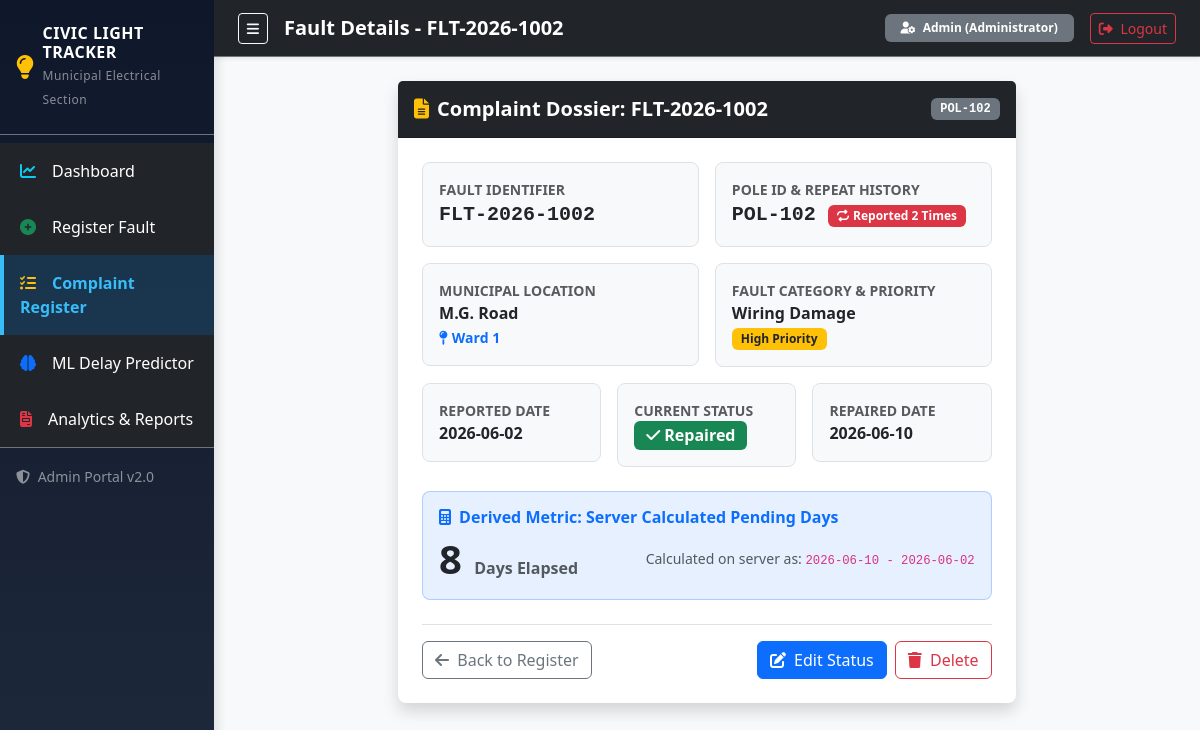
Screenshot of /complaints/2 (signed in) with the database file from the repository.
### tables this page shows
CREATE TABLE complaints (
    id INTEGER PRIMARY KEY AUTOINCREMENT,
    fault_id TEXT UNIQUE NOT NULL,
    pole_id TEXT NOT NULL,
    ward TEXT NOT NULL,
    street TEXT NOT NULL,
    reported_date DATE NOT NULL,
    fault_type TEXT NOT NULL,
    status TEXT NOT NULL DEFAULT 'Pending',
    repaired_date DATE,
    need_attention INTEGER DEFAULT 0,
    priority TEXT DEFAULT 'Medium',
    created_at TIMESTAMP DEFAULT CURRENT_TIMESTAMP
);

### blueprints/complaints.py (the view)
@complaints_bp.route('/complaints/<int:complaint_id>')
@login_required
def complaint_details(complaint_id):
    conn = get_db_connection()
    row = conn.execute("SELECT * FROM complaints WHERE id = ?", (complaint_id,)).fetchone()
    if not row:
        conn.close()
        flash("Complaint not found.", 'danger')
        return redirect(url_for('complaints.list_complaints'))
    c = dict(row)
    c['pending_days'] = calculate_pending_days(c['reported_date'], c['repaired_date'], c['status'])
    pole_history_count = conn.execute("SELECT COUNT(*) FROM complaints WHERE pole_id = ?", (c['pole_id'],)).fetchone()[0]
    conn.close()
    return render_template('complaint_details.html', complaint=c, pole_history_count=pole_history_count, statuses=STATUSES)

### blueprints/auth.py (called while the page is built)
def login_required(f):
    @wraps(f)
    def decorated_function(*args, **kwargs):
        if 'user_id' not in session:
            flash('Please log in to access this page.', 'warning')
            return redirect(url_for('auth.login', next=request.url))
        return f(*args, **kwargs)
    return decorated_function

### database.py (called while the page is built)
def get_db_connection():
    conn = sqlite3.connect(Config.DATABASE)
    conn.row_factory = sqlite3.Row
    return conn

def calculate_pending_days(reported_date_str, repaired_date_str=None, status='Pending'):
    if not reported_date_str:
        return 0
    try:
        rep_date = datetime.strptime(str(reported_date_str).strip(), '%Y-%m-%d').date()
    except (ValueError, TypeError):
        return 0
    if status == 'Repaired' and repaired_date_str and str(repaired_date_str).strip():
        try:
            fix_date = datetime.strptime(str(repaired_date_str).strip(), '%Y-%m-%d').date()
            diff = (fix_date - rep_date).days
            return max(0, diff)
        except (ValueError, TypeError):
            pass
    today = datetime.now().date()
    diff = (today - rep_date).days
    return max(0, diff)

### templates/complaint_details.html (shortened to what this page needs)
{% extends "base.html" %}
{% block header_title %}Fault Details - {{ complaint.fault_id }}{% endblock %}
{% block content %}
<div class="row g-4 justify-content-center">
    <div class="col-lg-8">
        <div class="card shadow border-0 rounded-3 mb-4">
            <div class="card-header bg-dark text-white p-3 d-flex align-items-center justify-content-between">
                <h5 class="fw-bold mb-0">
                    <i class="fa-solid fa-file-lines me-2 text-warning"></i>Complaint Dossier: {{ complaint.fault_id }}
                </h5>
                <span class="badge bg-secondary font-monospace">{{ complaint.pole_id }}</span>
            </div>
            <div class="card-body p-4">
                {% if is_edit %}
                <form method="POST" action="{{ url_for('complaints.edit_complaint', complaint_id=complaint.id) }}">
                    <h6 class="fw-bold text-primary mb-3"><i class="fa-solid fa-pen-to-square me-2"></i>Update Complaint Record</h6>
                    <div class="row g-3 mb-3">
                        <div class="col-md-6">
                            <label class="form-label fw-semibold">Ward</label>
                            <select class="form-select" name="ward" required>
                                {% for w in wards %}
                                <option value="{{ w }}" {% if complaint.ward == w %}selected{% endif %}>{{ w }}</option>
                                {% endfor %}
                            </select>
                        </div>
                        <div class="col-md-6">
                            <label class="form-label fw-semibold">Street</label>
                            <input type="text" class="form-control" name="street" value="{{ complaint.street }}" required>
                        </div>
                        <div class="col-md-6">
                            <label class="form-label fw-semibold">Fault Category</label>
                            <select class="form-select" name="fault_type" required>
                                {% for ft in fault_types %}
                                <option value="{{ ft }}" {% if complaint.fault_type == ft %}selected{% endif %}>{{ ft }}</option>
                                {% endfor %}
                            </select>
                        </div>
                        <div class="col-md-6">
                            <label class="form-label fw-semibold">Status</label>
                            <select class="form-select" name="status" required>
                                {% for st in statuses %}
                                <option value="{{ st }}" {% if complaint.status == st %}selected{% endif %}>{{ st }}</option>
                                {% endfor %}
                            </select>
                        </div>
                        <div class="col-md-6">
                            <label class="form-label fw-semibold">Repaired Date</label>
                            <input type="date" class="form-control" name="repaired_date" value="{{ complaint.repaired_date or '' }}">
                        </div>
                    </div>
                    <div class="d-flex justify-content-end gap-2 pt-3 border-top">
                        <a href="{{ url_for('complaints.complaint_details', complaint_id=complaint.id) }}" class="btn btn-outline-secondary">Cancel</a>
                        <button type="submit" class="btn btn-primary fw-bold">Save Changes</button>
                    </div>
                </form>
                {% else %}
                <div class="row g-3 mb-4">
                    <div class="col-md-6">
                        <div class="p-3 bg-light rounded-3 border">
                            <small class="text-muted text-uppercase fw-semibold d-block">Fault Identifier</small>
                            <span class="fs-5 fw-bold text-dark font-monospace">{{ complaint.fault_id }}</span>
                        </div>
                    </div>
                    <div class="col-md-6">
                        <div class="p-3 bg-light rounded-3 border">
                            <small class="text-muted text-uppercase fw-semibold d-block">Pole ID & Repeat History</small>
                            <span class="fs-5 fw-bold text-dark font-monospace me-2">{{ complaint.pole_id }}</span>
                            {% if pole_history_count > 1 %}
                            <span class="badge bg-danger"><i class="fa-solid fa-repeat me-1"></i>Reported {{ pole_history_count }} Times</span>
                            {% else %}
                            <span class="badge bg-success">First Report</span>
                            {% endif %}
                        </div>
                    </div>
                    <div class="col-md-6">
                        <div class="p-3 bg-light rounded-3 border">
                            <small class="text-muted text-uppercase fw-semibold d-block">Municipal Location</small>
                            <div class="fw-bold text-dark fs-6">{{ complaint.street }}</div>
                            <small class="text-primary fw-semibold"><i class="fa-solid fa-map-pin me-1"></i>{{ complaint.ward }}</small>
                        </div>
                    </div>
                    <div class="col-md-6">
                        <div class="p-3 bg-light rounded-3 border">
                            <small class="text-muted text-uppercase fw-semibold d-block">Fault Category & Priority</small>
                            <div class="fw-bold text-dark fs-6">{{ complaint.fault_type }}</div>
                            <span class="badge {% if complaint.priority == 'Critical' %}bg-danger{% elif complaint.priority == 'High' %}bg-warning text-dark{% else %}bg-secondary{% endif %}">
                                {{ complaint.priority or 'Medium' }} Priority
                            </span>
                        </div>
                    </div>
                    <div class="col-md-4">
                        <div class="p-3 bg-light rounded-3 border">
                            <small class="text-muted text-uppercase fw-semibold d-block">Reported Date</small>
                            <span class="fw-bold text-dark">{{ complaint.reported_date }}</span>
                        </div>
                    </div>
                    <div class="col-md-4">
                        <div class="p-3 bg-light rounded-3 border">
                            <small class="text-muted text-uppercase fw-semibold d-block">Current Status</small>
                            {% if complaint.status == 'Repaired' %}
                                <span class="badge bg-success fs-6"><i class="fa-solid fa-check me-1"></i>Repaired</span>
                            {% elif complaint.status == 'In Progress' %}
                                <span class="badge bg-info text-dark fs-6"><i class="fa-solid fa-spinner me-1"></i>In Progress</span>
                            {% else %}
                                <span class="badge bg-warning text-dark fs-6"><i class="fa-solid fa-clock me-1"></i>Pending</span>
                            {% endif %}
                        </div>
                    </div>
                    <div class="col-md-4">
                        <div class="p-3 bg-light rounded-3 border">
                            <small class="text-muted text-uppercase fw-semibold d-block">Repaired Date</small>
                            <span class="fw-bold text-dark">{{ complaint.repaired_date or 'Not Yet Repaired' }}</span>
                        </div>
                    </div>
                </div>
                <div class="card bg-primary bg-opacity-10 border-primary border-opacity-25 rounded-3 mb-4">
                    <div class="card-body p-3">
                        <h6 class="fw-bold text-primary mb-1">
                            <i class="fa-solid fa-calculator me-2"></i>Derived Metric: Server Calculated Pending Days
                        </h6>
                        <div class="d-flex align-items-center justify-content-between mt-2">
                            <div>
                                <span class="display-6 fw-bold text-dark me-2">{{ complaint.pending_days }}</span>
                                <span class="text-muted fw-semibold">Days Elapsed</span>
                            </div>
                            <small class="text-muted style-italic max-w-50">
                                Calculated on server as: <code>{{ complaint.repaired_date or 'Current Date' }} - {{ complaint.reported_date }}</code>
                            </small>
                        </div>
                    </div>
                </div>
                <div class="d-flex justify-content-between align-items-center pt-3 border-top">
                    <a href="{{ url_for('complaints.list_complaints') }}" class="btn btn-outline-secondary">
                        <i class="fa-solid fa-arrow-left me-1"></i> Back to Register
                    </a>
                    <div class="d-flex gap-2">
                        <a href="{{ url_for('complaints.edit_complaint', complaint_id=complaint.id) }}" class="btn btn-primary">
                            <i class="fa-solid fa-pen-to-square me-1"></i> Edit Status
                        </a>
                        <form method="POST" action="{{ url_for('complaints.delete_complaint', complaint_id=complaint.id) }}" onsubmit="return confirm('Delete this record?');">
                            <button type="submit" class="btn btn-outline-danger">
                                <i class="fa-solid fa-trash me-1"></i> Delete
                            </button>
                        </form>
                    </div>
                </div>
                {% endif %}
            </div>
        </div>
    </div>
</div>
{% endblock %}

### static/css/style.css (style rules this page uses)
:root { --primary-color: #1e3a8a; --secondary-color: #475569; --accent-warning: #f59e0b; --accent-success: #10b981; --accent-danger: #ef4444; --sidebar-width: 260px; --border-radius: 0.75rem; }
body { font-family: 'Segoe UI', system-ui, -apple-system, sans-serif; color: #1e293b; background-color: #f8fafc; }
.badge { padding: 0.4em 0.75em; font-weight: 600; }

### rows the page displays
complaints: fault_id "FLT-2026-1002", pole_id "POL-102", street "M.G. Road", ward "Ward 1", fault_type "Wiring Damage", priority "High", reported_date "2026-06-02", repaired_date "2026-06-10"

### other values shown
{{ session.username }} "Admin"
{{ session.role }} "Administrator"
{{ pole_history_count }} "2"
{{ complaint.pending_days }} "8"
